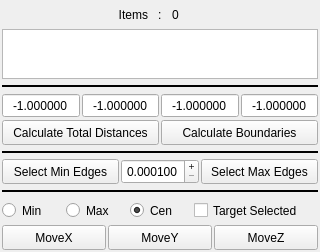
<?xml version="1.0" encoding="UTF-8"?>
<ui version="4.0">
	<class>WindowMain</class>
	<widget class="QMainWindow" name="WindowMain">
		<property name="geometry">
			<rect>
				<x>0</x>
				<y>0</y>
				<width>320</width>
				<height>252</height>
			</rect>
		</property>
		<property name="windowTitle">
			<string>Distance</string>
		</property>
		<property name="windowIcon">
			<iconset>
				<normaloff>../icons/ToolSeq.svg</normaloff>../icons/ToolSeq.svg
			</iconset>
		</property>
		<widget class="QWidget" name="Widget_00">
			<layout class="QVBoxLayout" name="verticalLayout">
				<property name="spacing">
					<number>2</number>
				</property>
				<property name="leftMargin">
					<number>2</number>
				</property>
				<property name="topMargin">
					<number>2</number>
				</property>
				<property name="rightMargin">
					<number>2</number>
				</property>
				<property name="bottomMargin">
					<number>2</number>
				</property>
				<item>
					<widget class="QWidget" name="Widget_01" native="true">
						<layout class="QHBoxLayout" name="horizontalLayout">
							<property name="spacing">
								<number>10</number>
							</property>
							<property name="leftMargin">
								<number>0</number>
							</property>
							<property name="topMargin">
								<number>0</number>
							</property>
							<property name="rightMargin">
								<number>0</number>
							</property>
							<property name="bottomMargin">
								<number>0</number>
							</property>
							<item>
								<widget class="QLabel" name="label_6">
									<property name="sizePolicy">
										<sizepolicy hsizetype="Ignored" vsizetype="Ignored">
											<horstretch>0</horstretch>
											<verstretch>0</verstretch>
										</sizepolicy>
									</property>
									<property name="minimumSize">
										<size>
											<width>0</width>
											<height>25</height>
										</size>
									</property>
									<property name="text">
										<string>Items</string>
									</property>
									<property name="alignment">
										<set>Qt::AlignRight|Qt::AlignTrailing|Qt::AlignVCenter</set>
									</property>
								</widget>
							</item>
							<item>
								<widget class="QLabel" name="label_5">
									<property name="sizePolicy">
										<sizepolicy hsizetype="Fixed" vsizetype="Ignored">
											<horstretch>0</horstretch>
											<verstretch>0</verstretch>
										</sizepolicy>
									</property>
									<property name="minimumSize">
										<size>
											<width>0</width>
											<height>25</height>
										</size>
									</property>
									<property name="text">
										<string>:</string>
									</property>
								</widget>
							</item>
							<item>
								<widget class="QLabel" name="Label_ItemsCount">
									<property name="sizePolicy">
										<sizepolicy hsizetype="Ignored" vsizetype="Ignored">
											<horstretch>0</horstretch>
											<verstretch>0</verstretch>
										</sizepolicy>
									</property>
									<property name="minimumSize">
										<size>
											<width>0</width>
											<height>25</height>
										</size>
									</property>
									<property name="text">
										<string>0</string>
									</property>
								</widget>
							</item>
						</layout>
					</widget>
				</item>
				<item>
					<widget class="QWidget" name="Widget_02" native="true">
						<layout class="QHBoxLayout" name="horizontalLayout_4">
							<property name="spacing">
								<number>2</number>
							</property>
							<property name="leftMargin">
								<number>0</number>
							</property>
							<property name="topMargin">
								<number>0</number>
							</property>
							<property name="rightMargin">
								<number>0</number>
							</property>
							<property name="bottomMargin">
								<number>0</number>
							</property>
							<item>
								<widget class="QPlainTextEdit" name="Text_Items">
									<property name="sizePolicy">
										<sizepolicy hsizetype="Ignored" vsizetype="Expanding">
											<horstretch>0</horstretch>
											<verstretch>0</verstretch>
										</sizepolicy>
									</property>
									<property name="minimumSize">
										<size>
											<width>0</width>
											<height>25</height>
										</size>
									</property>
									<property name="lineWrapMode">
										<enum>QPlainTextEdit::NoWrap</enum>
									</property>
								</widget>
							</item>
						</layout>
					</widget>
				</item>
				<item>
					<widget class="Line" name="Widget_03">
						<property name="sizePolicy">
							<sizepolicy hsizetype="Ignored" vsizetype="Fixed">
								<horstretch>0</horstretch>
								<verstretch>0</verstretch>
							</sizepolicy>
						</property>
						<property name="minimumSize">
							<size>
								<width>0</width>
								<height>10</height>
							</size>
						</property>
						<property name="frameShadow">
							<enum>QFrame::Plain</enum>
						</property>
						<property name="lineWidth">
							<number>2</number>
						</property>
						<property name="orientation">
							<enum>Qt::Horizontal</enum>
						</property>
					</widget>
				</item>
				<item>
					<widget class="QWidget" name="Widget_04" native="true">
						<layout class="QHBoxLayout" name="horizontalLayout_5">
							<property name="spacing">
								<number>2</number>
							</property>
							<property name="leftMargin">
								<number>0</number>
							</property>
							<property name="topMargin">
								<number>0</number>
							</property>
							<property name="rightMargin">
								<number>0</number>
							</property>
							<property name="bottomMargin">
								<number>0</number>
							</property>
							<item>
								<widget class="QDoubleSpinBox" name="Float_DistanceX">
									<property name="sizePolicy">
										<sizepolicy hsizetype="Ignored" vsizetype="Ignored">
											<horstretch>0</horstretch>
											<verstretch>0</verstretch>
										</sizepolicy>
									</property>
									<property name="minimumSize">
										<size>
											<width>0</width>
											<height>25</height>
										</size>
									</property>
									<property name="alignment">
										<set>Qt::AlignCenter</set>
									</property>
									<property name="readOnly">
										<bool>true</bool>
									</property>
									<property name="buttonSymbols">
										<enum>QAbstractSpinBox::NoButtons</enum>
									</property>
									<property name="decimals">
										<number>6</number>
									</property>
									<property name="minimum">
										<double>-9999999.000000000000000</double>
									</property>
									<property name="maximum">
										<double>9999999.000000000000000</double>
									</property>
									<property name="value">
										<double>-1.000000000000000</double>
									</property>
								</widget>
							</item>
							<item>
								<widget class="QDoubleSpinBox" name="Float_DistanceY">
									<property name="sizePolicy">
										<sizepolicy hsizetype="Ignored" vsizetype="Ignored">
											<horstretch>0</horstretch>
											<verstretch>0</verstretch>
										</sizepolicy>
									</property>
									<property name="minimumSize">
										<size>
											<width>0</width>
											<height>25</height>
										</size>
									</property>
									<property name="alignment">
										<set>Qt::AlignCenter</set>
									</property>
									<property name="readOnly">
										<bool>true</bool>
									</property>
									<property name="buttonSymbols">
										<enum>QAbstractSpinBox::NoButtons</enum>
									</property>
									<property name="decimals">
										<number>6</number>
									</property>
									<property name="minimum">
										<double>-9999999.000000000000000</double>
									</property>
									<property name="maximum">
										<double>9999999.000000000000000</double>
									</property>
									<property name="value">
										<double>-1.000000000000000</double>
									</property>
								</widget>
							</item>
							<item>
								<widget class="QDoubleSpinBox" name="Float_DistanceZ">
									<property name="sizePolicy">
										<sizepolicy hsizetype="Ignored" vsizetype="Ignored">
											<horstretch>0</horstretch>
											<verstretch>0</verstretch>
										</sizepolicy>
									</property>
									<property name="minimumSize">
										<size>
											<width>0</width>
											<height>25</height>
										</size>
									</property>
									<property name="alignment">
										<set>Qt::AlignCenter</set>
									</property>
									<property name="readOnly">
										<bool>true</bool>
									</property>
									<property name="buttonSymbols">
										<enum>QAbstractSpinBox::NoButtons</enum>
									</property>
									<property name="decimals">
										<number>6</number>
									</property>
									<property name="minimum">
										<double>-9999999.000000000000000</double>
									</property>
									<property name="maximum">
										<double>9999999.000000000000000</double>
									</property>
									<property name="value">
										<double>-1.000000000000000</double>
									</property>
								</widget>
							</item>
							<item>
								<widget class="QDoubleSpinBox" name="Float_DistanceXYZ">
									<property name="sizePolicy">
										<sizepolicy hsizetype="Ignored" vsizetype="Ignored">
											<horstretch>0</horstretch>
											<verstretch>0</verstretch>
										</sizepolicy>
									</property>
									<property name="minimumSize">
										<size>
											<width>0</width>
											<height>25</height>
										</size>
									</property>
									<property name="alignment">
										<set>Qt::AlignCenter</set>
									</property>
									<property name="readOnly">
										<bool>true</bool>
									</property>
									<property name="buttonSymbols">
										<enum>QAbstractSpinBox::NoButtons</enum>
									</property>
									<property name="decimals">
										<number>6</number>
									</property>
									<property name="minimum">
										<double>-9999999.000000000000000</double>
									</property>
									<property name="maximum">
										<double>9999999.000000000000000</double>
									</property>
									<property name="value">
										<double>-1.000000000000000</double>
									</property>
								</widget>
							</item>
						</layout>
					</widget>
				</item>
				<item>
					<widget class="QWidget" name="Widget_05" native="true">
						<layout class="QHBoxLayout" name="horizontalLayout_3">
							<property name="spacing">
								<number>2</number>
							</property>
							<property name="leftMargin">
								<number>0</number>
							</property>
							<property name="topMargin">
								<number>0</number>
							</property>
							<property name="rightMargin">
								<number>0</number>
							</property>
							<property name="bottomMargin">
								<number>0</number>
							</property>
							<item>
								<widget class="QPushButton" name="Button_CalculateDistance">
									<property name="sizePolicy">
										<sizepolicy hsizetype="Ignored" vsizetype="Ignored">
											<horstretch>0</horstretch>
											<verstretch>0</verstretch>
										</sizepolicy>
									</property>
									<property name="minimumSize">
										<size>
											<width>0</width>
											<height>25</height>
										</size>
									</property>
									<property name="text">
										<string>Calculate Total Distances</string>
									</property>
								</widget>
							</item>
							<item>
								<widget class="QPushButton" name="Button_CalculateBoundaries">
									<property name="sizePolicy">
										<sizepolicy hsizetype="Ignored" vsizetype="Ignored">
											<horstretch>0</horstretch>
											<verstretch>0</verstretch>
										</sizepolicy>
									</property>
									<property name="minimumSize">
										<size>
											<width>0</width>
											<height>25</height>
										</size>
									</property>
									<property name="text">
										<string>Calculate Boundaries</string>
									</property>
								</widget>
							</item>
						</layout>
					</widget>
				</item>
				<item>
					<widget class="Line" name="Widget_06">
						<property name="sizePolicy">
							<sizepolicy hsizetype="Ignored" vsizetype="Fixed">
								<horstretch>0</horstretch>
								<verstretch>0</verstretch>
							</sizepolicy>
						</property>
						<property name="minimumSize">
							<size>
								<width>0</width>
								<height>10</height>
							</size>
						</property>
						<property name="frameShadow">
							<enum>QFrame::Plain</enum>
						</property>
						<property name="lineWidth">
							<number>2</number>
						</property>
						<property name="orientation">
							<enum>Qt::Horizontal</enum>
						</property>
					</widget>
				</item>
				<item>
					<widget class="QWidget" name="Widget_07" native="true">
						<layout class="QHBoxLayout" name="horizontalLayout_2" stretch="3,2,3">
							<property name="spacing">
								<number>2</number>
							</property>
							<property name="leftMargin">
								<number>0</number>
							</property>
							<property name="topMargin">
								<number>0</number>
							</property>
							<property name="rightMargin">
								<number>0</number>
							</property>
							<property name="bottomMargin">
								<number>0</number>
							</property>
							<item>
								<widget class="QPushButton" name="Button_SelectMinEdges">
									<property name="sizePolicy">
										<sizepolicy hsizetype="Ignored" vsizetype="Ignored">
											<horstretch>0</horstretch>
											<verstretch>0</verstretch>
										</sizepolicy>
									</property>
									<property name="minimumSize">
										<size>
											<width>0</width>
											<height>25</height>
										</size>
									</property>
									<property name="text">
										<string>Select Min Edges</string>
									</property>
								</widget>
							</item>
							<item>
								<widget class="QDoubleSpinBox" name="Float_Precision">
									<property name="sizePolicy">
										<sizepolicy hsizetype="Ignored" vsizetype="Ignored">
											<horstretch>0</horstretch>
											<verstretch>0</verstretch>
										</sizepolicy>
									</property>
									<property name="minimumSize">
										<size>
											<width>0</width>
											<height>25</height>
										</size>
									</property>
									<property name="alignment">
										<set>Qt::AlignCenter</set>
									</property>
									<property name="buttonSymbols">
										<enum>QAbstractSpinBox::PlusMinus</enum>
									</property>
									<property name="decimals">
										<number>6</number>
									</property>
									<property name="minimum">
										<double>0.000100000000000</double>
									</property>
									<property name="maximum">
										<double>99999.000000000000000</double>
									</property>
									<property name="singleStep">
										<double>0.000100000000000</double>
									</property>
									<property name="value">
										<double>0.000100000000000</double>
									</property>
								</widget>
							</item>
							<item>
								<widget class="QPushButton" name="Button_SelectMaxEdges">
									<property name="sizePolicy">
										<sizepolicy hsizetype="Ignored" vsizetype="Ignored">
											<horstretch>0</horstretch>
											<verstretch>0</verstretch>
										</sizepolicy>
									</property>
									<property name="minimumSize">
										<size>
											<width>0</width>
											<height>25</height>
										</size>
									</property>
									<property name="text">
										<string>Select Max Edges</string>
									</property>
								</widget>
							</item>
						</layout>
					</widget>
				</item>
				<item>
					<widget class="Line" name="Widget_08">
						<property name="sizePolicy">
							<sizepolicy hsizetype="Ignored" vsizetype="Fixed">
								<horstretch>0</horstretch>
								<verstretch>0</verstretch>
							</sizepolicy>
						</property>
						<property name="minimumSize">
							<size>
								<width>0</width>
								<height>10</height>
							</size>
						</property>
						<property name="frameShadow">
							<enum>QFrame::Plain</enum>
						</property>
						<property name="lineWidth">
							<number>2</number>
						</property>
						<property name="orientation">
							<enum>Qt::Horizontal</enum>
						</property>
					</widget>
				</item>
				<item>
					<widget class="QWidget" name="Widget_09" native="true">
						<layout class="QHBoxLayout" name="horizontalLayout_6" stretch="1,1,1,2">
							<property name="spacing">
								<number>2</number>
							</property>
							<property name="leftMargin">
								<number>0</number>
							</property>
							<property name="topMargin">
								<number>0</number>
							</property>
							<property name="rightMargin">
								<number>0</number>
							</property>
							<property name="bottomMargin">
								<number>0</number>
							</property>
							<item>
								<widget class="QRadioButton" name="Radio_Min">
									<property name="sizePolicy">
										<sizepolicy hsizetype="Ignored" vsizetype="Ignored">
											<horstretch>0</horstretch>
											<verstretch>0</verstretch>
										</sizepolicy>
									</property>
									<property name="minimumSize">
										<size>
											<width>0</width>
											<height>25</height>
										</size>
									</property>
									<property name="text">
										<string>Min</string>
									</property>
								</widget>
							</item>
							<item>
								<widget class="QRadioButton" name="Radio_Max">
									<property name="sizePolicy">
										<sizepolicy hsizetype="Ignored" vsizetype="Ignored">
											<horstretch>0</horstretch>
											<verstretch>0</verstretch>
										</sizepolicy>
									</property>
									<property name="minimumSize">
										<size>
											<width>0</width>
											<height>25</height>
										</size>
									</property>
									<property name="text">
										<string>Max</string>
									</property>
								</widget>
							</item>
							<item>
								<widget class="QRadioButton" name="Radio_Cen">
									<property name="sizePolicy">
										<sizepolicy hsizetype="Ignored" vsizetype="Ignored">
											<horstretch>0</horstretch>
											<verstretch>0</verstretch>
										</sizepolicy>
									</property>
									<property name="minimumSize">
										<size>
											<width>0</width>
											<height>25</height>
										</size>
									</property>
									<property name="text">
										<string>Cen</string>
									</property>
									<property name="checked">
										<bool>true</bool>
									</property>
								</widget>
							</item>
							<item>
								<widget class="QCheckBox" name="Check_TargetSelected">
									<property name="sizePolicy">
										<sizepolicy hsizetype="Ignored" vsizetype="Ignored">
											<horstretch>0</horstretch>
											<verstretch>0</verstretch>
										</sizepolicy>
									</property>
									<property name="minimumSize">
										<size>
											<width>0</width>
											<height>25</height>
										</size>
									</property>
									<property name="text">
										<string>Target Selected</string>
									</property>
								</widget>
							</item>
						</layout>
					</widget>
				</item>
				<item>
					<widget class="QWidget" name="Widget_10" native="true">
						<layout class="QHBoxLayout" name="horizontalLayout_7">
							<property name="spacing">
								<number>2</number>
							</property>
							<property name="leftMargin">
								<number>0</number>
							</property>
							<property name="topMargin">
								<number>0</number>
							</property>
							<property name="rightMargin">
								<number>0</number>
							</property>
							<property name="bottomMargin">
								<number>0</number>
							</property>
							<item>
								<widget class="QPushButton" name="Button_MoveX">
									<property name="sizePolicy">
										<sizepolicy hsizetype="Ignored" vsizetype="Ignored">
											<horstretch>0</horstretch>
											<verstretch>0</verstretch>
										</sizepolicy>
									</property>
									<property name="minimumSize">
										<size>
											<width>0</width>
											<height>25</height>
										</size>
									</property>
									<property name="text">
										<string>MoveX</string>
									</property>
								</widget>
							</item>
							<item>
								<widget class="QPushButton" name="Button_MoveY">
									<property name="sizePolicy">
										<sizepolicy hsizetype="Ignored" vsizetype="Ignored">
											<horstretch>0</horstretch>
											<verstretch>0</verstretch>
										</sizepolicy>
									</property>
									<property name="minimumSize">
										<size>
											<width>0</width>
											<height>25</height>
										</size>
									</property>
									<property name="text">
										<string>MoveY</string>
									</property>
								</widget>
							</item>
							<item>
								<widget class="QPushButton" name="Button_MoveZ">
									<property name="sizePolicy">
										<sizepolicy hsizetype="Ignored" vsizetype="Ignored">
											<horstretch>0</horstretch>
											<verstretch>0</verstretch>
										</sizepolicy>
									</property>
									<property name="minimumSize">
										<size>
											<width>0</width>
											<height>25</height>
										</size>
									</property>
									<property name="text">
										<string>MoveZ</string>
									</property>
								</widget>
							</item>
						</layout>
					</widget>
				</item>
			</layout>
		</widget>
	</widget>
	<resources/>
	<connections/>
</ui>
